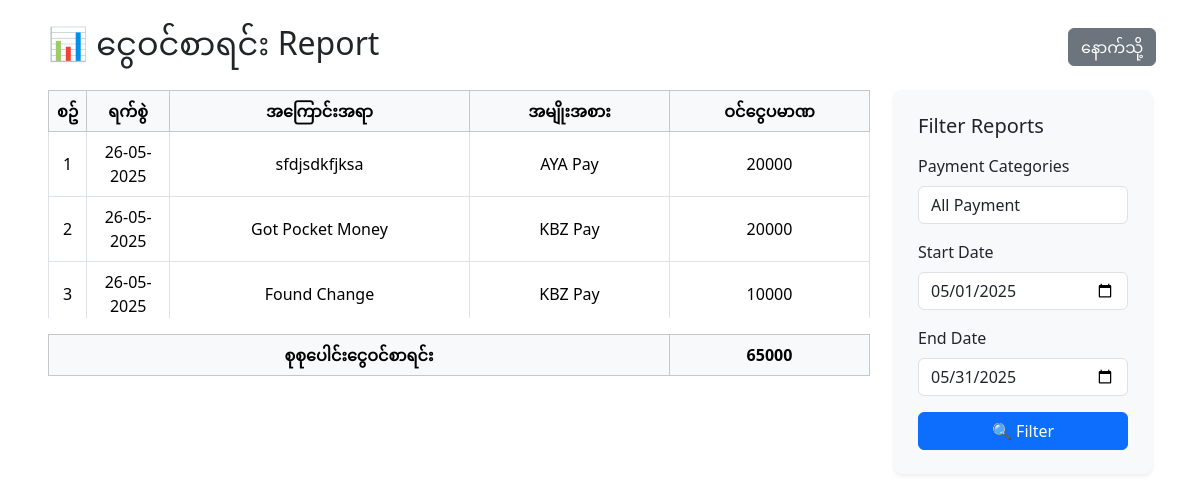
The page /report.php?report=total_cash_in on the database as committed earlier.
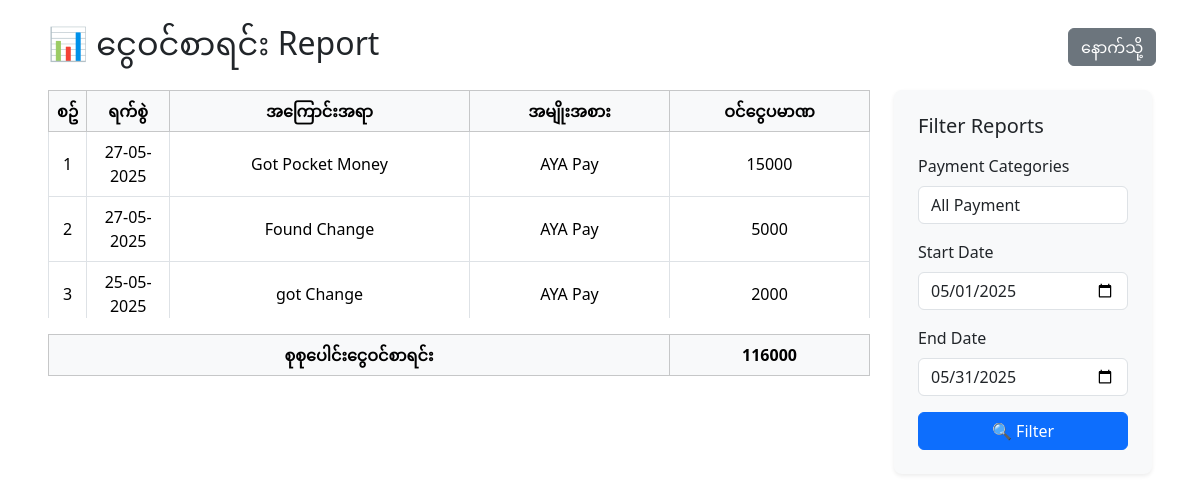
The same page on the database as committed later.
### tables this page shows
CREATE TABLE `cashbook` (
  `id` int(11) NOT NULL,
  `date` date NOT NULL,
  `description` text NOT NULL,
  `in_amt` int(11) NOT NULL,
  `out_amt` int(11) NOT NULL,
  `balance` int(11) NOT NULL,
  `category_id` int(11) NOT NULL,
  `created_at` timestamp NOT NULL DEFAULT current_timestamp() ON UPDATE current_timestamp()
);

CREATE TABLE `payment_categories` (
  `id` int(11) NOT NULL,
  `name` varchar(100) NOT NULL
);

### report.php (the view, shortened to what the changed rows need)
<?php include 'connect.php'; ?>
<div class="mx-5 py-4">
  <div class="mb-4 d-flex">
    <div class="col-11">
      <h2 class="mb-0">
        📊
        <?php
            if($_GET['report'] == 'cash_in_percentage'){
                echo "ငွေသွင်းဝန်ဆောင်ခ";
            } elseif($_GET['report'] == 'cash_out_percentage'){
                echo "ငွေထုတ်ဝန်ဆောင်ခ";
            } elseif($_GET['report'] == 'total_cash_in'){
                echo "ငွေဝင်စာရင်း";
            } elseif($_GET['report'] == 'total_cash_out'){
                echo "ထွက်ငွေစာရင်း";
            } elseif($_GET['report'] == 'total_cash_in_out'){
                echo "ငွေအဝင်/အထွက်စာရင်း";
            } elseif($_GET['report'] == 'balance'){
                echo "လက်ကျန်ငွေစာရင်း";
            }
        ?>
        Report
      </h2>
    </div>
  </div>
  <div class="row">
    <div class="col-lg-9 mb-4">
    <?php
      if($_GET['report'] == 'cash_in_percentage'){
        if(isset($_POST['filter']) && !empty($_POST['start_date']) && !empty($_POST['end_date']) && !empty($_POST['payment_category'])){
          $start_date = $_POST['start_date'];
          $end_date = $_POST['end_date'];
          $payment_category = $_POST['payment_category'];
          $cash_in_percentagestmt = $pdo->prepare("SELECT * FROM cashbook WHERE in_amt != 0 AND date BETWEEN '$start_date' AND '$end_date' AND category_id='$payment_category'");
        }elseif(isset($_POST['filter']) && !empty($_POST['start_date']) && !empty($_POST['end_date'])){
          $start_date = $_POST['start_date'];
          $end_date = $_POST['end_date'];
          $cash_in_percentagestmt = $pdo->prepare("SELECT * FROM cashbook WHERE in_amt != 0 AND date BETWEEN '$start_date' AND '$end_date'");
        }elseif(isset($_POST['filter']) && !empty($_POST['payment_category'])){
          $payment_category = $_POST['payment_category'];
          $cash_in_percentagestmt = $pdo->prepare("SELECT * FROM cashbook WHERE in_amt != 0 AND category_id='$payment_category'");
        }else{
          $cash_in_percentagestmt = $pdo->prepare("SELECT * FROM cashbook WHERE in_amt != 0");
        }
        $cash_in_percentagestmt->execute();
        $cash_in_percentagedatas = $cash_in_percentagestmt->fetchAll();
    ?>
    <div class="table-responsive scroll mb-3">
        <table class="table table-bordered table-hover align-middle">
          <thead class="table-light sticky-top">
            <tr>
                <th class="text-center">စဥ်</th>
                <th class="text-center">ရက်စွဲ</th>
                <th class="text-center" style="width: 200px;">အမျိုးအစား</th>
                <th class="text-center">အဝင်ငွေပမာဏ</th>
                <th class="text-center">ဝန်ဆောင်ခ ( % ) </th>
                <th class="text-center">ဝန်ဆောင်ခပမာဏ</th>
            </tr>
          </thead>
          <tbody>
            <?php
            $no = 1;
            foreach($cash_in_percentagedatas as $cash_in_percentagedata){
                $id = $cash_in_percentagedata['id'];
                $payment_category = $cash_in_percentagedata['category_id'];
                $percentagestmt = $pdo->prepare("SELECT * FROM percentage WHERE cash_id = '$id'");
                $percentagestmt->execute();
                $percentagedatas = $percentagestmt->fetch(PDO::FETCH_ASSOC);
                $paymentstmt = $pdo->prepare("SELECT * FROM payment_categories WHERE id='$payment_category'");
                $paymentstmt->execute();
                $paymentdatas = $paymentstmt->fetch(PDO::FETCH_ASSOC);
            ?>
            <tr>
              <td class="text-center"><?php echo $no; ?></td>
              <td class="text-center"><?php echo date('d-m-Y', strtotime($cash_in_percentagedata['date'])) ?></td>
              <td class="text-center"><?php echo $paymentdatas['name']; ?></td>
              <td class="text-center"><?php echo $cash_in_percentagedata['in_amt']; ?></td>
              <td class="text-center"><?php echo $percentagedatas['percentage']; ?></td>
              <td class="text-center" style="width: 150px;"><?php echo $percentagedatas['percentage_amt']; ?></td>
            </tr>
            <?php
            $no++;
            }
            ?>
          </tbody>
        </table>
      </div>
        <?php
          if(isset($_POST['filter']) && !empty($_POST['start_date']) && !empty($_POST['end_date']) && !empty($_POST['payment_category'])){
            $start_date = $_POST['start_date'];
            $end_date = $_POST['end_date'];
            $payment_category = $_POST['payment_category'];
            $total_percentagestmt = $pdo->prepare("SELECT SUM(percentage_amt) AS total_percentage_amt FROM percentage WHERE inorout = 'in' AND date BETWEEN '$start_date' AND '$end_date' AND category_id='$payment_category'");
          }elseif(isset($_POST['filter']) && !empty($_POST['start_date']) && !empty($_POST['end_date'])){
            $start_date = $_POST['start_date'];
            $end_date = $_POST['end_date'];
            $total_percentagestmt = $pdo->prepare("SELECT SUM(percentage_amt) AS total_percentage_amt FROM percentage WHERE inorout = 'in' AND date BETWEEN '$start_date' AND '$end_date'");
          }elseif(isset($_POST['filter']) && !empty($_POST['payment_category'])){
            $payment_category = $_POST['payment_category'];
            $total_percentagestmt = $pdo->prepare("SELECT SUM(percentage_amt) AS total_percentage_amt FROM percentage WHERE inorout = 'in' AND category_id='$payment_category'");
          }else{
            $total_percentagestmt = $pdo->prepare("SELECT SUM(percentage_amt) AS total_percentage_amt FROM percentage WHERE inorout = 'in'");
          }
            $total_percentagestmt->execute();
            $total_percentagedatas = $total_percentagestmt->fetch(PDO::FETCH_ASSOC);
        ?>
        <table class="table table-bordered table-hover align-middle">
          <thead class="table-light">
            <tr>
                <th class="text-center">စုစုပေါင်းငွေသွင်းဝန်ဆောင်ခ</th>
                <th class="text-center" style="width: 165px;"><?php echo $total_percentagedatas['total_percentage_amt']; ?></th>
            </tr>
          </thead>
        </table>
    <?php
      }elseif($_GET['report'] == 'total_cash_in'){
        if(isset($_POST['filter']) && !empty($_POST['start_date']) && !empty($_POST['end_date']) && !empty($_POST['payment_category'])){
          $start_date = $_POST['start_date'];
          $end_date = $_POST['end_date'];
          $payment_category = $_POST['payment_category'];
          $total_cash_instmt = $pdo->prepare("SELECT * FROM cashbook WHERE in_amt != 0 AND date BETWEEN '$start_date' AND '$end_date' AND category_id='$payment_category'");
        }elseif(isset($_POST['filter']) && !empty($_POST['start_date']) && !empty($_POST['end_date'])){
          $start_date = $_POST['start_date'];
          $end_date = $_POST['end_date'];
          $total_cash_instmt = $pdo->prepare("SELECT * FROM cashbook WHERE in_amt != 0 AND date BETWEEN '$start_date' AND '$end_date'");
        }elseif(isset($_POST['filter']) && !empty($_POST['payment_category'])){
          $payment_category = $_POST['payment_category'];
          $total_cash_instmt = $pdo->prepare("SELECT * FROM cashbook WHERE in_amt != 0 AND category_id='$payment_category'");
        }else{
          $total_cash_instmt = $pdo->prepare("SELECT * FROM cashbook WHERE in_amt != 0");
        }
        $total_cash_instmt->execute();
        $total_cash_indatas = $total_cash_instmt->fetchAll();
    ?>
    <div class="table-responsive scroll mb-3">
        <table class="table table-bordered table-hover align-middle">
          <thead class="table-light sticky-top">
            <tr>
                <th class="text-center">စဥ်</th>
                <th class="text-center">ရက်စွဲ</th>
                <th class="text-center" style="width: 300px;">အကြောင်းအရာ</th>
                <th class="text-center" style="width: 200px;">အမျိုးအစား</th>
                <th class="text-center" style="width: 200px;">ဝင်ငွေပမာဏ</th>
            </tr>
          </thead>
          <tbody>
            <?php
            $no = 1;
            foreach($total_cash_indatas as $total_cash_indata){
                $payment_category = $total_cash_indata['category_id'];
                $paymentstmt = $pdo->prepare("SELECT * FROM payment_categories WHERE id='$payment_category'");
                $paymentstmt->execute();
                $paymentdatas = $paymentstmt->fetch(PDO::FETCH_ASSOC);
            ?>
            <tr>
              <td class="text-center"><?php echo $no; ?></td>
              <td class="text-center"><?php echo date('d-m-Y', strtotime($total_cash_indata['date'])) ?></td>
              <td class="text-center"><?php echo $total_cash_indata['description']; ?></td>
              <td class="text-center"><?php echo $paymentdatas['name']; ?></td>
              <td class="text-center"><?php echo $total_cash_indata['in_amt']; ?></td>
            </tr>
            <?php
            $no++;
            }
            ?>
          </tbody>
        </table>
      </div>
        <?php
          if(isset($_POST['filter']) && !empty($_POST['start_date']) && !empty($_POST['end_date']) && !empty($_POST['payment_category'])){
            $start_date = $_POST['start_date'];
            $end_date = $_POST['end_date'];
            $payment_category = $_POST['payment_category'];
            $total_cash_instmt = $pdo->prepare("SELECT SUM(in_amt) AS total_in_amt FROM cashbook WHERE in_amt != 0 AND date BETWEEN '$start_date' AND '$end_date' AND categorY_id='$payment_category'");
          }elseif(isset($_POST['filter']) && !empty($_POST['start_date']) && !empty($_POST['end_date'])){
            $start_date = $_POST['start_date'];
            $end_date = $_POST['end_date'];
            $total_cash_instmt = $pdo->prepare("SELECT SUM(in_amt) AS total_in_amt FROM cashbook WHERE in_amt != 0 AND date BETWEEN '$start_date' AND '$end_date'");
          }elseif(isset($_POST['filter']) && !empty($_POST['payment_category'])){
            $payment_category = $_POST['payment_category'];
            $total_cash_instmt = $pdo->prepare("SELECT SUM(in_amt) AS total_in_amt FROM cashbook WHERE in_amt != 0 AND categorY_id='$payment_category'");
          }else{
            $total_cash_instmt = $pdo->prepare("SELECT SUM(in_amt) AS total_in_amt FROM cashbook WHERE in_amt != 0");
          }
            $total_cash_instmt->execute();
            $total_cash_indatas = $total_cash_instmt->fetch(PDO::FETCH_ASSOC);
        ?>
        <table class="table table-bordered table-hover align-middle">
          <thead class="table-light">
            <tr>
                <th class="text-center">စုစုပေါင်းငွေဝင်စာရင်း</th>
                <th class="text-center" style="width: 200px;"><?php echo $total_cash_indatas['total_in_amt']; ?></th>
            </tr>
          </thead>
        </table>
    <?php
      }
      ?>
    </div>
  </div>
</div>
<?php include 'footer.php'; ?>

Rows that differ between the two databases and show on the page:
removed cashbook: date "26-05-2025", description "sfdjsdkfjksa", payment_categories.name "AYA Pay", in_amt "20000"
removed cashbook: date "26-05-2025", description "Got Pocket Money", payment_categories.name "KBZ Pay", in_amt "20000"
removed cashbook: date "26-05-2025", description "Found Change", payment_categories.name "KBZ Pay", in_amt "10000"
added cashbook: date "27-05-2025", description "Got Pocket Money", payment_categories.name "AYA Pay", in_amt "15000"
added cashbook: date "27-05-2025", description "Found Change", payment_categories.name "AYA Pay", in_amt "5000"
added cashbook: date "25-05-2025", description "got Change", payment_categories.name "AYA Pay", in_amt "2000"
Other text that changed with them:
$total_cash_indatas['total_in_amt']: "65000" → "116000"
